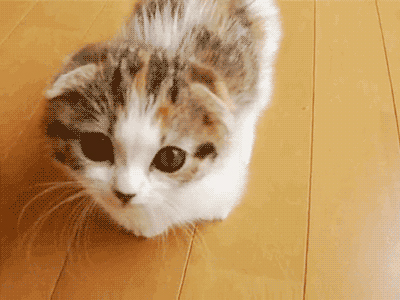
#> input picture CV/fig/my_images/10000.jpg, 400 x 300 px, given in place of puppy.bmp, which was not available
$ jupyter execute Ch1_0810.ipynb
#> lines starting #> are read from the running program, lines starting #| are printed output that depends on the picture; pictures that were not available may be replaced by others from this repository, and a replacement may not be noted
[cell 1]
# ! pip install opencv-python

[cell 2]
import numpy as np
import cv2
import sys

cv2.__version__

[cell 3]
# [11 lines of commented-out code are left out]

[cell 4]
# [11 lines of commented-out code are left out]

[cell 5]
# img = cv2.imread('./fig/puppy.bmp',cv2.IMREAD_GRAYSCALE)
# img = cv2.imread('./fig/puppy.bmp',cv2.IMREAD_UNCHANGED)
# img = cv2.imread('./fig/puppy_1280_853.jpg',cv2.IMREAD_REDUCED_COLOR_2)
img = cv2.imread('./fig/puppy.bmp')
#> img is the input picture: shape (300, 400, 3); mean B, G, R 96.6, 147.7, 188.3

# print(type(img))
print(img.shape)
#| (300, 400, 3)

# resize(src, dsize[, dst[, fx[, fy[, interpolation]]]]) -> dst
# img_resize = cv2.resize(img,(640*2,480*2),interpolation=cv2.INTER_LINEAR)
# cv2.imwrite('img_resize.png',img_resize)
# print(img_resize.shape)

b,g,r = cv2.split(img)
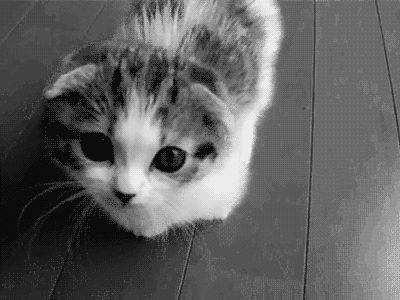
#> b: shape (300, 400); min 4, max 241, mean 96.6
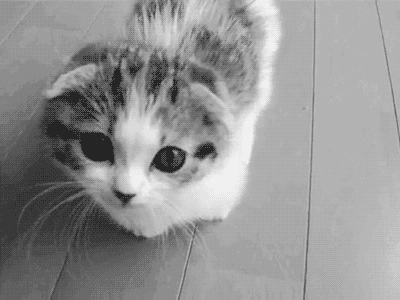
#> g: shape (300, 400); min 34, max 242, mean 147.7
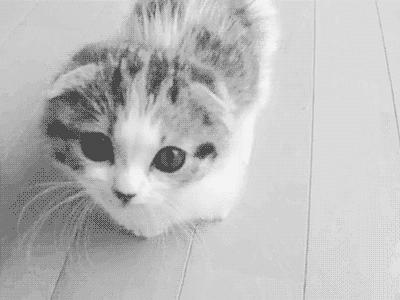
#> r: shape (300, 400); min 68, max 247, mean 188.3

if img is None:
    print('img read err')
    sys.exit()

cv2.namedWindow('image',cv2.WINDOW_NORMAL)
cv2.imshow('image',img)

# [4 lines of commented-out code are left out]

cv2.waitKey()

# k=cv2.waitKey()
# print(k)
cv2.destroyAllWindows()

[cell 6]
# a=np.stack([r,g,b],-1)
# print(a.shape)
# type(a)

[cell 7]
img = cv2.imread('./fig/puppy.bmp',cv2.IMREAD_GRAYSCALE)
#> img: shape (300, 400); min 43, max 242, mean 154

# img_re = cv2.resize(img,dsize=(400,200))

if img is None:
    print('img read err')
    sys.exit()

cv2.namedWindow('image',cv2.WINDOW_NORMAL)
cv2.imshow('image',img)
# cv2.imshow('image_resize',img_re)

# cv2.waitKey()

while True:
    key = cv2.waitKey()
#> (key q is pressed here)
    if key==27 or key==ord('q'):
        break
cv2.destroyAllWindows()

[cell 8]
import matplotlib.pyplot as plt

[cell 9]
img = cv2.imread('./fig/puppy.bmp',cv2.IMREAD_COLOR)
img_gray = cv2.imread('./fig/puppy.bmp',cv2.IMREAD_GRAYSCALE)

# cvtColor(src, code[, dst[, dstCn]]) -> dst
img_rgb = cv2.cvtColor(img,cv2.COLOR_BGR2RGB)
img_gray = cv2.cvtColor(img,cv2.COLOR_BGR2GRAY)

if img is None:
    print('read img err')
    sys.exit()

plt.figure(figsize=(20,20))
plt.subplot(131), plt.imshow(img),plt.axis('off'),plt.title('img_bgr')
plt.subplot(132), plt.imshow(img_rgb),plt.axis('off'),plt.title('img')
plt.subplot(133), plt.imshow(img_gray,cmap='gray'),plt.axis('off'),plt.title('img_gray')

plt.show()
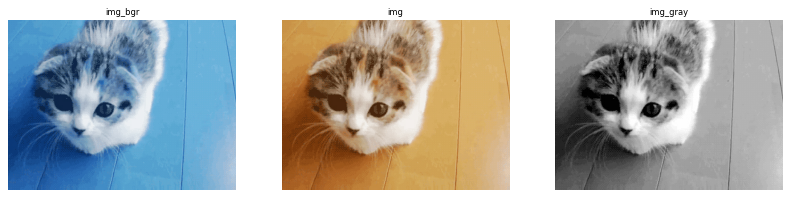
#> figure drawn by matplotlib, 3 panels; B, G, R data is drawn as R, G, B

cv2.imshow('image',img)

while True:
    k = cv2.waitKey()
#> (key q is pressed here)
    if k==27 or k==ord('q'):
        break

cv2.destroyAllWindows()

[cell 10]
import numpy as np
import cv2
import sys
import matplotlib.pyplot as plt

[cell 11]
img = cv2.imread('./fig/puppy.bmp',cv2.IMREAD_COLOR)

if img is None:
    print('read err')
    sys.exit()

img_rgb = cv2.cvtColor(img,cv2.COLOR_BGR2RGB)
img_gray = cv2.cvtColor(img,cv2.COLOR_BGR2GRAY)

plt.figure(figsize=(20,20))
plt.subplot(131),plt.imshow(img),plt.axis('off'),plt.title('img_bgr')
plt.subplot(132),plt.imshow(img_rgb),plt.axis('off'),plt.title('img_rgb')
plt.subplot(133),plt.imshow(img_gray,cmap='gray'),plt.axis('off'),plt.title('img_gray')
plt.show()
#> figure, not shown here; B, G, R data is drawn as R, G, B

[cell 12]
img = cv2.imread('./fig/puppy.bmp',cv2.IMREAD_COLOR)

img_resize = cv2.resize(img,dsize=(1000,1000))
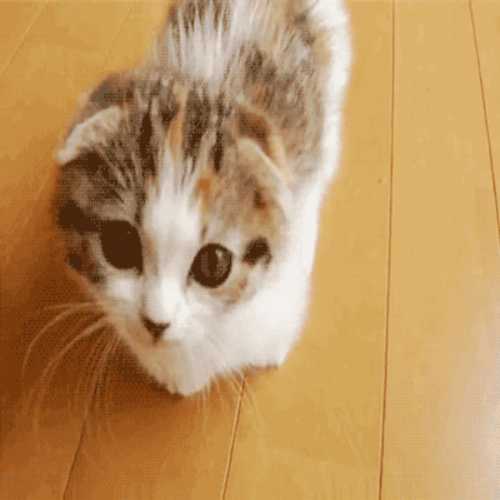
#> img_resize: shape (1000, 1000, 3) (shown at 1/2 size); mean B, G, R 96.5, 147.6, 188.2

cv2.imwrite('puppy_rs.jpg',img_resize)

if img is None:
    print('read err')
    sys.exit()

cv2.namedWindow('puppy',cv2.WINDOW_NORMAL)

cv2.imshow('puppy',img)
cv2.imshow('puppy_rs',img_resize)


cv2.waitKey()
cv2.destroyAllWindows()

[cell 13]
import os
import glob

[cell 14]
# [5 lines of commented-out code are left out]

img_files = glob.glob('./fig/my_images/*.*')

cv2.namedWindow('image',cv2.WINDOW_NORMAL)
# setWindowProperty(winname, prop_id, prop_value) -> None
cv2.setWindowProperty('image',cv2.WND_PROP_FULLSCREEN,cv2.WINDOW_FULLSCREEN)

idx=0
while True:
    img = cv2.imread(img_files[idx])

    if img is None:
        print('read err')
        break

    cv2.imshow('image',img)

    if 0<=cv2.waitKey(10)<=127:
#> (key q is pressed here)

$ run again, on CV/fig/my_images/10006.jpg
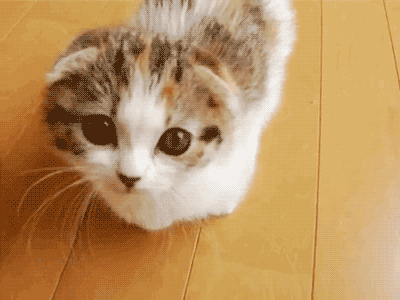
#> input picture CV/fig/my_images/10006.jpg, 400 x 300 px, given in place of puppy.bmp, which was not available
#> img is the input picture: shape (300, 400, 3); mean B, G, R 96.9, 147.2, 187.8
#| (300, 400, 3)
#> img: shape (300, 400)
#> `img_resize = cv2.resize(img,dsize=(1000,1000))`:
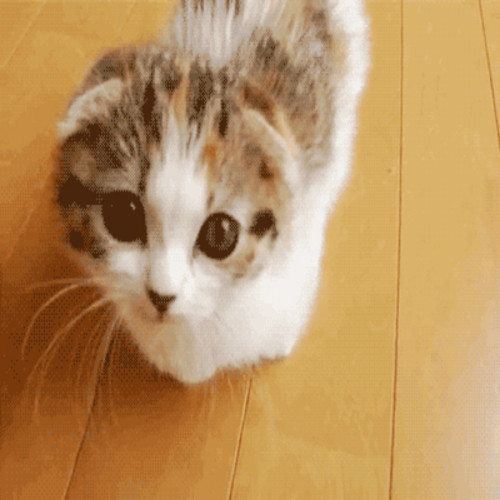
#> img_resize: shape (1000, 1000, 3) (shown at 1/2 size); mean B, G, R 96.8, 147.1, 187.7
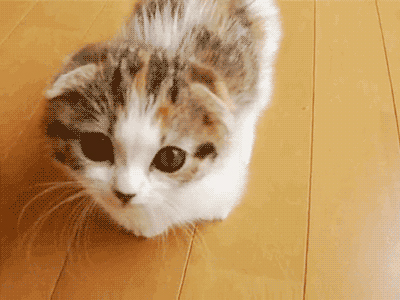
#> input picture CV/fig/my_images/10000.jpg, 400 x 300 px
#> img is the input picture: shape (300, 400, 3); mean B, G, R 96.6, 147.7, 188.3
